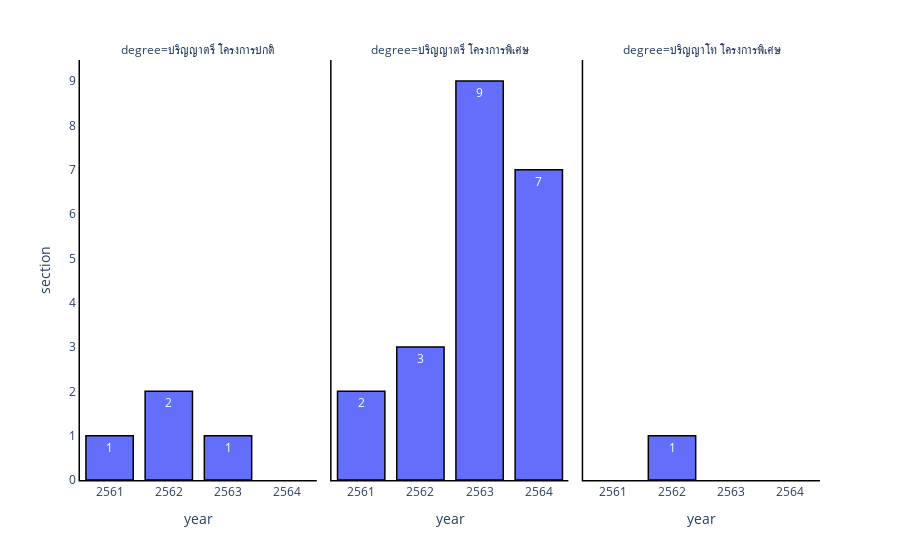

This figure's notebook cell:
### Markdown cell above
# ส่วนใหม่

### Code cell
degree_compare = df.pivot_table(index=['degree','year','sem','subject'] , values='section',aggfunc= pd.Series.nunique).reset_index()
fig = px.bar(degree_compare.pivot_table(index=['degree','year'], values='section' , aggfunc='sum').reset_index(), x='year' , y='section' , facet_col='degree' , text_auto=True )

fig.update_layout({
'plot_bgcolor':'rgba(0, 0, 0, 0)',
'paper_bgcolor': 'rgba(0, 0, 0, 0)',
})
fig.update_xaxes(gridcolor='rgba(0, 0, 0, 0)' , linecolor = 'black' ,linewidth = 1.5 )
fig.update_yaxes(gridcolor='rgba(0, 0, 0, 0)' , linecolor = 'black'  , linewidth = 1.5)
fig.update_traces(marker_line_color='black',
                  marker_line_width=1.5 ,
                  )
fig.show()

### Figure 1 — Plotly figure (JSON) as saved in the notebook; plotly's stock layout.template omitted (floating-point values rounded to 4 significant figures)
{"data": [{"alignmentgroup": "True", "hovertemplate": "degree=ปริญญาตรี โครงการปกติ<br>year=%{x}<br>section=%{y}<extra></extra>", "legendgroup": "", "marker": {"color": "#636efa", "line": {"color": "black", "width": 1.5}, "pattern": {"shape": ""}}, "name": "", "offsetgroup": "", "orientation": "v", "showlegend": false, "textposition": "auto", "texttemplate": "%{y}", "type": "bar", "x": ["2561", "2562", "2563"], "xaxis": "x", "y": [1, 2, 1], "yaxis": "y"}, {"alignmentgroup": "True", "hovertemplate": "degree=ปริญญาตรี โครงการพิเศษ<br>year=%{x}<br>section=%{y}<extra></extra>", "legendgroup": "", "marker": {"color": "#636efa", "line": {"color": "black", "width": 1.5}, "pattern": {"shape": ""}}, "name": "", "offsetgroup": "", "orientation": "v", "showlegend": false, "textposition": "auto", "texttemplate": "%{y}", "type": "bar", "x": ["2561", "2562", "2563", "2564"], "xaxis": "x2", "y": [2, 3, 9, 7], "yaxis": "y2"}, {"alignmentgroup": "True", "hovertemplate": "degree=ปริญญาโท โครงการพิเศษ<br>year=%{x}<br>section=%{y}<extra></extra>", "legendgroup": "", "marker": {"color": "#636efa", "line": {"color": "black", "width": 1.5}, "pattern": {"shape": ""}}, "name": "", "offsetgroup": "", "orientation": "v", "showlegend": false, "textposition": "auto", "texttemplate": "%{y}", "type": "bar", "x": ["2562"], "xaxis": "x3", "y": [1], "yaxis": "y3"}], "layout": {"annotations": [{"font": {}, "showarrow": false, "text": "degree=ปริญญาตรี โครงการปกติ", "x": 0.16, "xanchor": "center", "xref": "paper", "y": 1, "yanchor": "bottom", "yref": "paper"}, {"font": {}, "showarrow": false, "text": "degree=ปริญญาตรี โครงการพิเศษ", "x": 0.5, "xanchor": "center", "xref": "paper", "y": 1, "yanchor": "bottom", "yref": "paper"}, {"font": {}, "showarrow": false, "text": "degree=ปริญญาโท โครงการพิเศษ", "x": 0.84, "xanchor": "center", "xref": "paper", "y": 1, "yanchor": "bottom", "yref": "paper"}], "barmode": "relative", "legend": {"tracegroupgap": 0}, "margin": {"t": 60}, "paper_bgcolor": "rgba(0, 0, 0, 0)", "plot_bgcolor": "rgba(0, 0, 0, 0)", "xaxis": {"anchor": "y", "domain": [0, 0.32], "gridcolor": "rgba(0, 0, 0, 0)", "linecolor": "black", "linewidth": 1.5, "title": {"text": "year"}}, "xaxis2": {"anchor": "y2", "domain": [0.34, 0.66], "gridcolor": "rgba(0, 0, 0, 0)", "linecolor": "black", "linewidth": 1.5, "matches": "x", "title": {"text": "year"}}, "xaxis3": {"anchor": "y3", "domain": [0.68, 1.0], "gridcolor": "rgba(0, 0, 0, 0)", "linecolor": "black", "linewidth": 1.5, "matches": "x", "title": {"text": "year"}}, "yaxis": {"anchor": "x", "domain": [0, 1], "gridcolor": "rgba(0, 0, 0, 0)", "linecolor": "black", "linewidth": 1.5, "title": {"text": "section"}}, "yaxis2": {"anchor": "x2", "domain": [0, 1], "gridcolor": "rgba(0, 0, 0, 0)", "linecolor": "black", "linewidth": 1.5, "matches": "y", "showticklabels": false}, "yaxis3": {"anchor": "x3", "domain": [0, 1], "gridcolor": "rgba(0, 0, 0, 0)", "linecolor": "black", "linewidth": 1.5, "matches": "y", "showticklabels": false}}}
